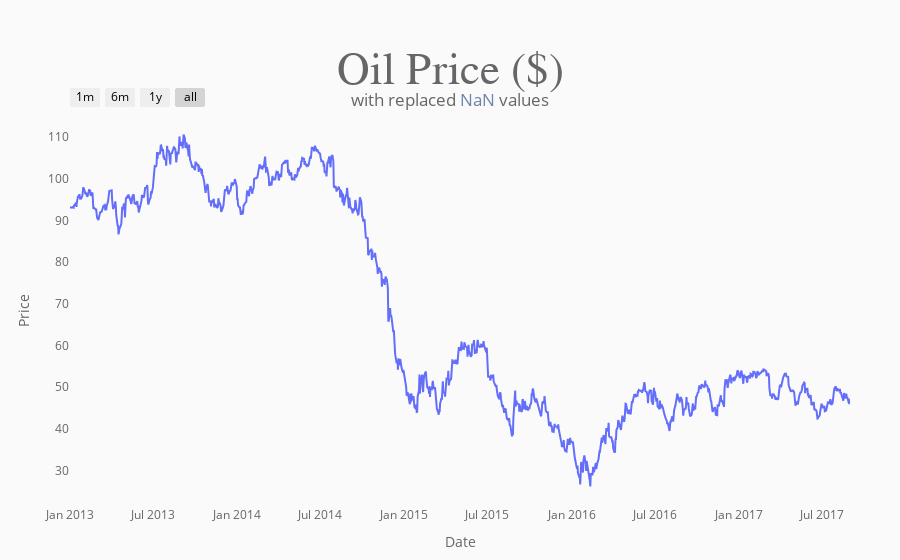

Notebook code cell kept with this figure:
### Code cell
fig = go.Figure(go.Scatter(x=oil_data.date, y=oil_data.dcoilwtico, mode="lines"))
fig.update_xaxes(
    title_text="Date",
    showgrid=False,
    rangeslider_visible=False,
    rangeselector=dict(
        buttons=list([
            dict(count=1, label="1m", step="month", stepmode="backward"),
            dict(count=6, label="6m", step="month", stepmode="backward"),
            dict(count=1, label="1y", step="year", stepmode="backward"),
            dict(step="all")
        ]),
        font_color="black"
    )
)
fig.update_layout(yaxis_title="Price",
                  yaxis_showgrid=False,
                  template="plotly_white", 
                  plot_bgcolor='#fafafa', paper_bgcolor='#fafafa',
                  margin=dict(b=20,r=50,l=70,t=115),
                  title={'text': "<span style='font-size:45px; color=#444; font-family:Times New Roman'>Oil Price ($)</span><br>with replaced <span style='color:#6D83AA'>NaN </span>values<b>",
                         'y':0.85, 'x':0.5, 
                         'xanchor': 'center', 'yanchor': 'top'},
                  font=dict(color='#666'),
                 )
fig.show()

### Figure 1 — Plotly figure (JSON) as saved in the notebook; plotly's stock layout.template omitted (floating-point values rounded to 4 significant figures; data arrays with more than 128 entries replaced by an {"elided": "..."} marker saying what was removed)
{"data": [{"mode": "lines", "type": "scatter", "x": {"elided": "1218 str values"}, "y": {"elided": "1218 float values"}}], "layout": {"font": {"color": "#666"}, "margin": {"b": 20, "l": 70, "r": 50, "t": 115}, "paper_bgcolor": "#fafafa", "plot_bgcolor": "#fafafa", "title": {"text": "<span style='font-size:45px; color=#444; font-family:Times New Roman'>Oil Price ($)</span><br>with replaced <span style='color:#6D83AA'>NaN </span>values<b>", "x": 0.5, "xanchor": "center", "y": 0.85, "yanchor": "top"}, "xaxis": {"rangeselector": {"buttons": [{"count": 1, "label": "1m", "step": "month", "stepmode": "backward"}, {"count": 6, "label": "6m", "step": "month", "stepmode": "backward"}, {"count": 1, "label": "1y", "step": "year", "stepmode": "backward"}, {"step": "all"}], "font": {"color": "black"}}, "rangeslider": {"visible": false}, "showgrid": false, "title": {"text": "Date"}}, "yaxis": {"showgrid": false, "title": {"text": "Price"}}}}
